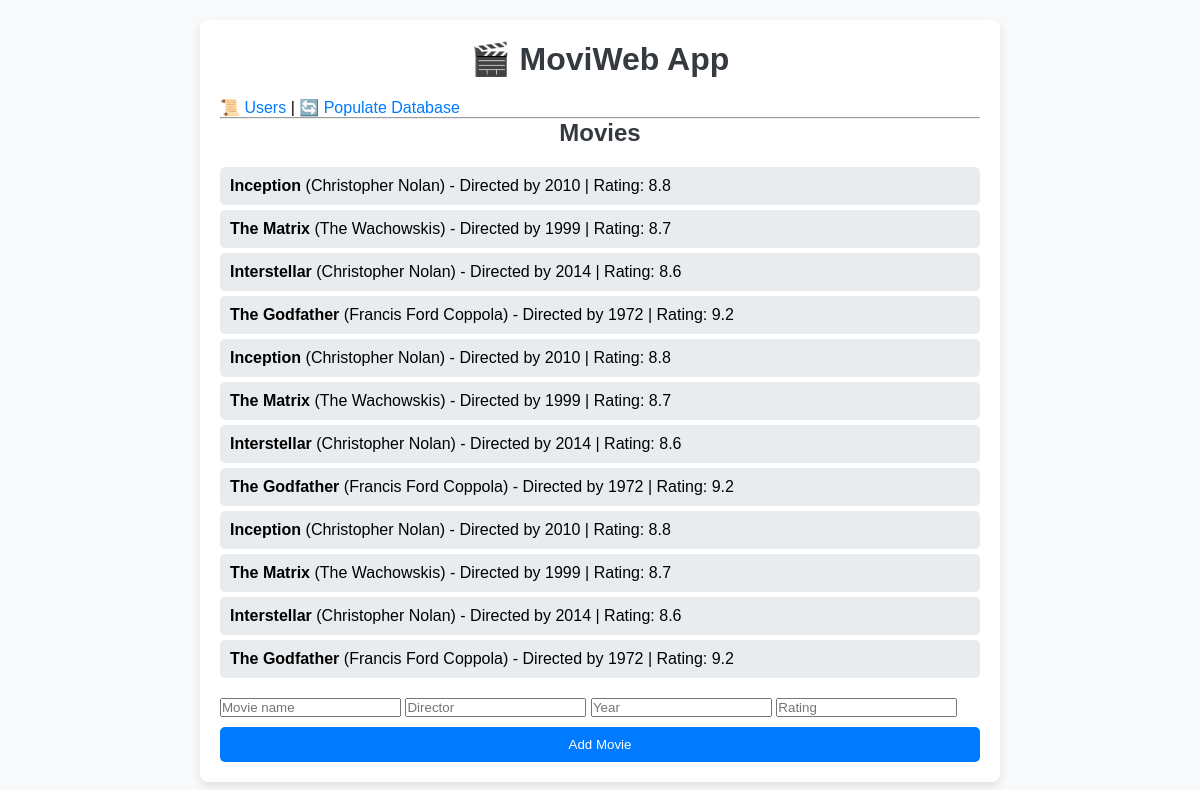
The app's page /users/5 with its own data.
### tables this page shows
CREATE TABLE movies (
                    id INTEGER PRIMARY KEY AUTOINCREMENT,
                    user_id INTEGER NOT NULL,
                    name TEXT NOT NULL,
                    director TEXT,
                    year INTEGER,
                    rating REAL,
                    FOREIGN KEY (user_id) REFERENCES users(id) ON DELETE CASCADE
                );

### app.py (the view)
@app.route('/users/<int:user_id>')
def user_movies(user_id):
    movies = data_manager.get_user_movies(user_id)
    return render_template("movies.html", movies=movies, user_id=user_id)

### datamanager/sqlite_data_manager.py (called while the page is built)
    def _connect(self):
        return sqlite3.connect(DB_FILE, check_same_thread=False)

    def get_user_movies(self, user_id):
        with self._connect() as conn:
            cursor = conn.cursor()
            cursor.execute("SELECT * FROM movies WHERE user_id = ?", (user_id,))
            return cursor.fetchall()

### templates/movies.html
{% extends "base.html" %}
{% block content %}
<h2>Movies</h2>
<ul>
    {% for movie in movies %}
        <li><strong>{{ movie[2] }}</strong> ({{ movie[3] }}) - Directed by {{ movie[4] }} | Rating: {{ movie[5] }}</li>
    {% endfor %}
</ul>
<div class="form-container">
    <form action="{{ url_for('add_movie', user_id=user_id) }}" method="POST">
        <input type="text" name="name" placeholder="Movie name" required>
        <input type="text" name="director" placeholder="Director" required>
        <input type="number" name="year" placeholder="Year" required>
        <input type="number" step="0.1" name="rating" placeholder="Rating" required>
        <input type="submit" value="Add Movie">
    </form>
</div>
{% endblock %}

### static/style.css (style rules this page uses)
* { box-sizing: border-box; font-family: 'Arial', sans-serif; margin: 0; padding: 0; }
body { background-color: #f8f9fa; padding: 20px; }
h1, h2 { color: #343a40; text-align: center; margin-bottom: 20px; }
button, input[type="submit"] { background-color: #007bff; color: white; padding: 10px 15px; border: none; border-radius: 5px; cursor: pointer; display: block; width: 100%; margin-top: 10px; }
ul { list-style-type: none; padding: 0; }
ul li { background: #e9ecef; padding: 10px; margin-bottom: 5px; border-radius: 5px; }
.form-container { margin-top: 20px; }

### records on screen
movies: name "Inception", director "Christopher Nolan", year "2010", rating "8.8"
movies: name "The Matrix", director "The Wachowskis", year "1999", rating "8.7"
movies: name "Interstellar", director "Christopher Nolan", year "2014", rating "8.6"
movies: name "The Godfather", director "Francis Ford Coppola", year "1972", rating "9.2"
movies: name "Inception", director "Christopher Nolan", year "2010", rating "8.8"
movies: name "The Matrix", director "The Wachowskis", year "1999", rating "8.7"
movies: name "Interstellar", director "Christopher Nolan", year "2014", rating "8.6"
movies: name "The Godfather", director "Francis Ford Coppola", year "1972", rating "9.2"
movies: name "Inception", director "Christopher Nolan", year "2010", rating "8.8"
movies: name "The Matrix", director "The Wachowskis", year "1999", rating "8.7"
movies: name "Interstellar", director "Christopher Nolan", year "2014", rating "8.6"
movies: name "The Godfather", director "Francis Ford Coppola", year "1972", rating "9.2"
